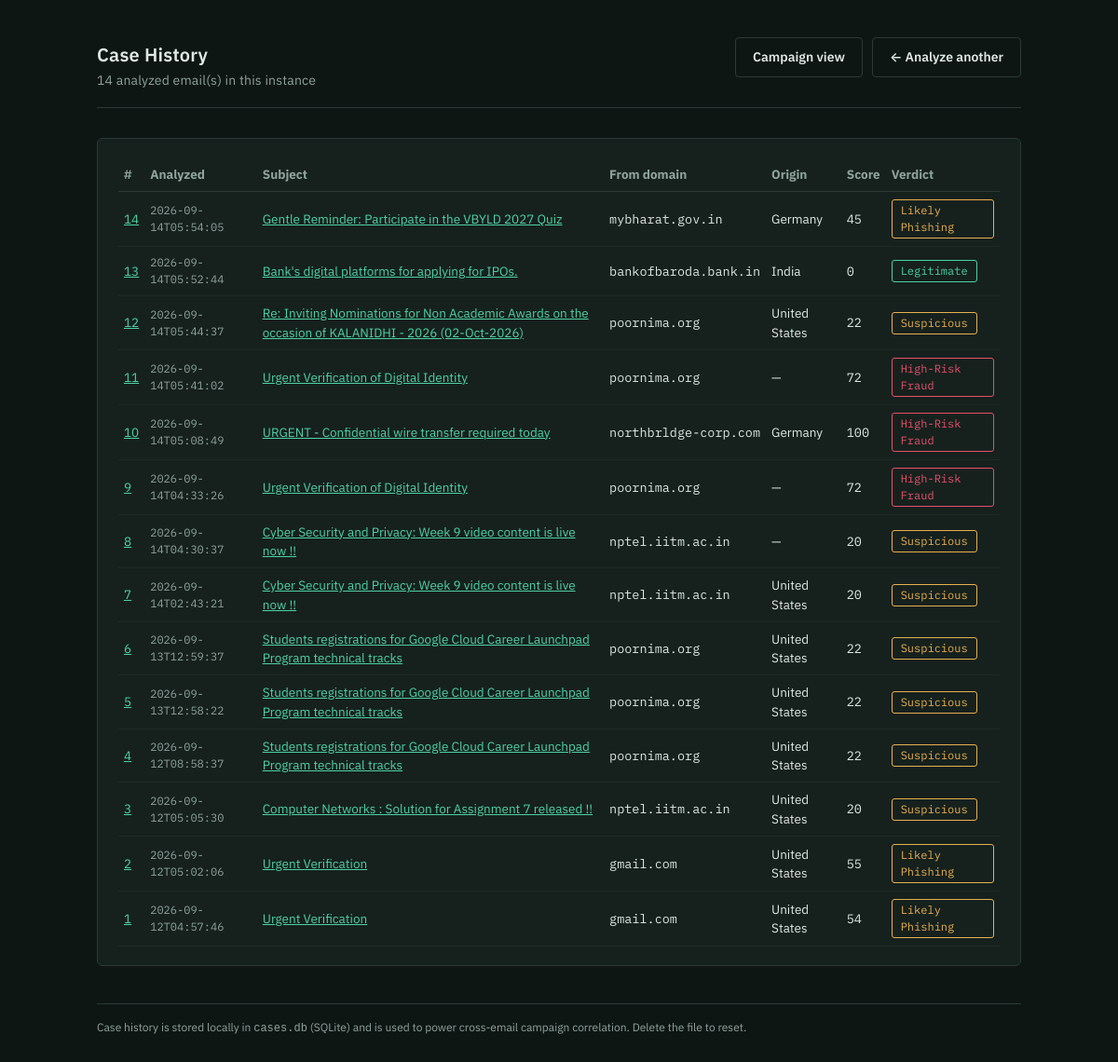
The app's page /cases with its own data.
### tables this page shows
CREATE TABLE cases (
    id INTEGER PRIMARY KEY AUTOINCREMENT,
    filename TEXT,
    analyzed_at TEXT,
    evidence_sha256 TEXT,
    subject TEXT,
    from_address TEXT,
    from_domain TEXT,
    origin_ip TEXT,
    origin_country TEXT,
    risk_score INTEGER,
    verdict TEXT,
    report_json TEXT
);

### app.py (the view)
@app.route("/cases", methods=["GET"])
def list_cases():
    cases = case_store.list_cases()
    return render_template("cases.html", cases=cases)

### core/case_store.py (called while the page is built)
@contextmanager
def get_conn():
    conn = sqlite3.connect(DB_PATH)
    conn.row_factory = sqlite3.Row
    try:
        yield conn
        conn.commit()
    finally:
        conn.close()

def list_cases(limit: int = 100):
    with get_conn() as conn:
        rows = conn.execute(
            """SELECT id, filename, analyzed_at, subject, from_address, from_domain,
                      origin_ip, origin_country, risk_score, verdict
               FROM cases ORDER BY id DESC LIMIT ?""",
            (limit,),
        ).fetchall()
        return [dict(r) for r in rows]

### templates/cases.html (shortened to what this page needs)
<!DOCTYPE html>
<html lang="en">
<head>
  <link rel="stylesheet" href="{{ url_for('static', filename='style.css') }}">
</head>
<body>
  <div class="wrap">
    <header class="masthead">
      <div class="title">Case History
        <span>{{ cases | length }} analyzed email(s) in this instance</span>
      </div>
      <div style="display:flex; gap:10px;">
        <a class="btn btn-secondary" href="{{ url_for('campaigns_view') }}">Campaign view</a>
        <a class="btn btn-secondary" href="{{ url_for('index') }}">&larr; Analyze another</a>
      </div>
    </header>
    <div class="panel full">
      {% if cases %}
      <table style="width:100%; border-collapse: collapse; font-size: 13.5px;">
        <thead>
          <tr style="text-align:left; color:var(--text-dim); border-bottom:1px solid var(--border);">
            <th style="padding:8px 6px;">#</th>
            <th style="padding:8px 6px;">Analyzed</th>
            <th style="padding:8px 6px;">Subject</th>
            <th style="padding:8px 6px;">From domain</th>
            <th style="padding:8px 6px;">Origin</th>
            <th style="padding:8px 6px;">Score</th>
            <th style="padding:8px 6px;">Verdict</th>
          </tr>
        </thead>
        <tbody>
          {% for c in cases %}
          <tr style="border-bottom:1px solid rgba(255,255,255,0.04);">
            <td style="padding:8px 6px;"><a href="{{ url_for('view_case', case_id=c.id) }}">{{ c.id }}</a></td>
            <td style="padding:8px 6px; font-family:var(--mono); font-size:12px; color:var(--text-dim);">{{ c.analyzed_at[:19] }}</td>
            <td style="padding:8px 6px;"><a href="{{ url_for('view_case', case_id=c.id) }}">{{ c.subject or "(no subject)" }}</a></td>
            <td style="padding:8px 6px; font-family:var(--mono);">{{ c.from_domain or "—" }}</td>
            <td style="padding:8px 6px;">{{ c.origin_country or "—" }}</td>
            <td style="padding:8px 6px; font-family:var(--mono);">{{ c.risk_score }}</td>
            <td style="padding:8px 6px;">
              <span class="pill {{ 'pill-pass' if c.verdict == 'Legitimate' else ('pill-warn' if c.verdict in ('Suspicious','Likely Phishing') else 'pill-fail') }}">{{ c.verdict }}</span>
            </td>
          </tr>
          {% endfor %}
        </tbody>
      </table>
      {% else %}
        <p class="empty-note">No cases analyzed yet. Analyze an email to start building case history.</p>
      {% endif %}
    </div>
    <footer class="note">
      Case history is stored locally in <code>cases.db</code> (SQLite) and is used to power
      cross-email campaign correlation. Delete the file to reset.
    </footer>
  </div>
</body>
</html>

### static/style.css (style rules this page uses)
:root { --bg: #0e1614; --bg-panel: #16211e; --bg-panel-raised: #1c2a26; --border: #2a3a35; --text: #dfe8e4; --text-dim: #8fa39c; --accent: #4fd1a5; --risk-low: #4fd1a5; --risk-mid: #e8b04f; --risk-high: #e8734f; --risk-critical: #e84f6b; --mono: "IBM Plex Mono", "SFMono-Regular", Consolas, monospace; --sans: "IBM Plex Sans", -apple-system, "Segoe UI", sans-serif; }
* { box-sizing: border-box; }
body { margin: 0; background: var(--bg); color: var(--text); font-family: var(--sans); line-height: 1.5; }
a { color: var(--accent); }
.wrap { max-width: 1040px; margin: 0 auto; padding: 40px 24px 80px; }
header.masthead { display: flex; align-items: baseline; justify-content: space-between; border-bottom: 1px solid var(--border); padding-bottom: 18px; margin-bottom: 32px; flex-wrap: wrap; gap: 8px; }
header.masthead .title { font-size: 20px; font-weight: 600; letter-spacing: 0.2px; }
header.masthead .title span { color: var(--text-dim); font-weight: 400; font-size: 14px; display: block; margin-top: 2px; }
button, .btn { background: var(--accent); color: #0e1614; border: none; padding: 10px 18px; border-radius: 4px; font-family: var(--sans); font-weight: 600; font-size: 14px; cursor: pointer; text-decoration: none; display: inline-block; }
.btn-secondary { background: transparent; color: var(--text); border: 1px solid var(--border); }
.panel { background: var(--bg-panel); border: 1px solid var(--border); border-radius: 6px; padding: 20px 22px; }
.panel.full { grid-column: 1 / -1; }
.pill { display: inline-block; font-family: var(--mono); font-size: 12px; padding: 2px 9px; border-radius: 3px; border: 1px solid var(--border); }
.pill-pass { color: var(--risk-low); border-color: var(--risk-low); }
.pill-fail { color: var(--risk-critical); border-color: var(--risk-critical); }
.pill-warn { color: var(--risk-mid); border-color: var(--risk-mid); }
footer.note { margin-top: 40px; color: var(--text-dim); font-size: 12px; border-top: 1px solid var(--border); padding-top: 16px; }

### records on screen
cases: id "14", analyzed_at "2026-09-14T05:54:05", subject "Gentle Reminder: Participate in the VBYLD 2027 Quiz", from_domain "mybharat.gov.in", origin_country "Germany", risk_score "45", verdict "Likely Phishing"
cases: id "13", analyzed_at "2026-09-14T05:52:44", subject "Bank's digital platforms for applying for IPOs.", from_domain "bankofbaroda.bank.in", origin_country "India", risk_score "0", verdict "Legitimate"
cases: id "12", analyzed_at "2026-09-14T05:44:37", subject "Re: Inviting Nominations for Non Academic Awards on the occasion of KALANIDHI - 2026 (02-Oct-2026)", from_domain "poornima.org", origin_country "United States", risk_score "22", verdict "Suspicious"
cases: id "11", analyzed_at "2026-09-14T05:41:02", subject "Urgent Verification of Digital Identity", from_domain "poornima.org", origin_country "—", risk_score "72", verdict "High-Risk Fraud"
cases: id "10", analyzed_at "2026-09-14T05:08:49", subject "URGENT - Confidential wire transfer required today", from_domain "northbrldge-corp.com", origin_country "Germany", risk_score "100", verdict "High-Risk Fraud"
cases: id "9", analyzed_at "2026-09-14T04:33:26", subject "Urgent Verification of Digital Identity", from_domain "poornima.org", origin_country "—", risk_score "72", verdict "High-Risk Fraud"
cases: id "8", analyzed_at "2026-09-14T04:30:37", subject "Cyber Security and Privacy: Week 9 video content is live now !!", from_domain "nptel.iitm.ac.in", origin_country "—", risk_score "20", verdict "Suspicious"
cases: id "7", analyzed_at "2026-09-14T02:43:21", subject "Cyber Security and Privacy: Week 9 video content is live now !!", from_domain "nptel.iitm.ac.in", origin_country "United States", risk_score "20", verdict "Suspicious"
cases: id "6", analyzed_at "2026-09-13T12:59:37", subject "Students registrations for Google Cloud Career Launchpad Program technical tracks", from_domain "poornima.org", origin_country "United States", risk_score "22", verdict "Suspicious"
cases: id "5", analyzed_at "2026-09-13T12:58:22", subject "Students registrations for Google Cloud Career Launchpad Program technical tracks", from_domain "poornima.org", origin_country "United States", risk_score "22", verdict "Suspicious"
cases: id "4", analyzed_at "2026-09-12T08:58:37", subject "Students registrations for Google Cloud Career Launchpad Program technical tracks", from_domain "poornima.org", origin_country "United States", risk_score "22", verdict "Suspicious"
cases: id "3", analyzed_at "2026-09-12T05:05:30", subject "Computer Networks : Solution for Assignment 7 released !!", from_domain "nptel.iitm.ac.in", origin_country "United States", risk_score "20", verdict "Suspicious"
cases: id "2", analyzed_at "2026-09-12T05:02:06", subject "Urgent Verification", from_domain "gmail.com", origin_country "United States", risk_score "55", verdict "Likely Phishing"
cases: id "1", analyzed_at "2026-09-12T04:57:46", subject "Urgent Verification", from_domain "gmail.com", origin_country "United States", risk_score "54", verdict "Likely Phishing"

### other values on screen
{{ cases | length }} "14"
